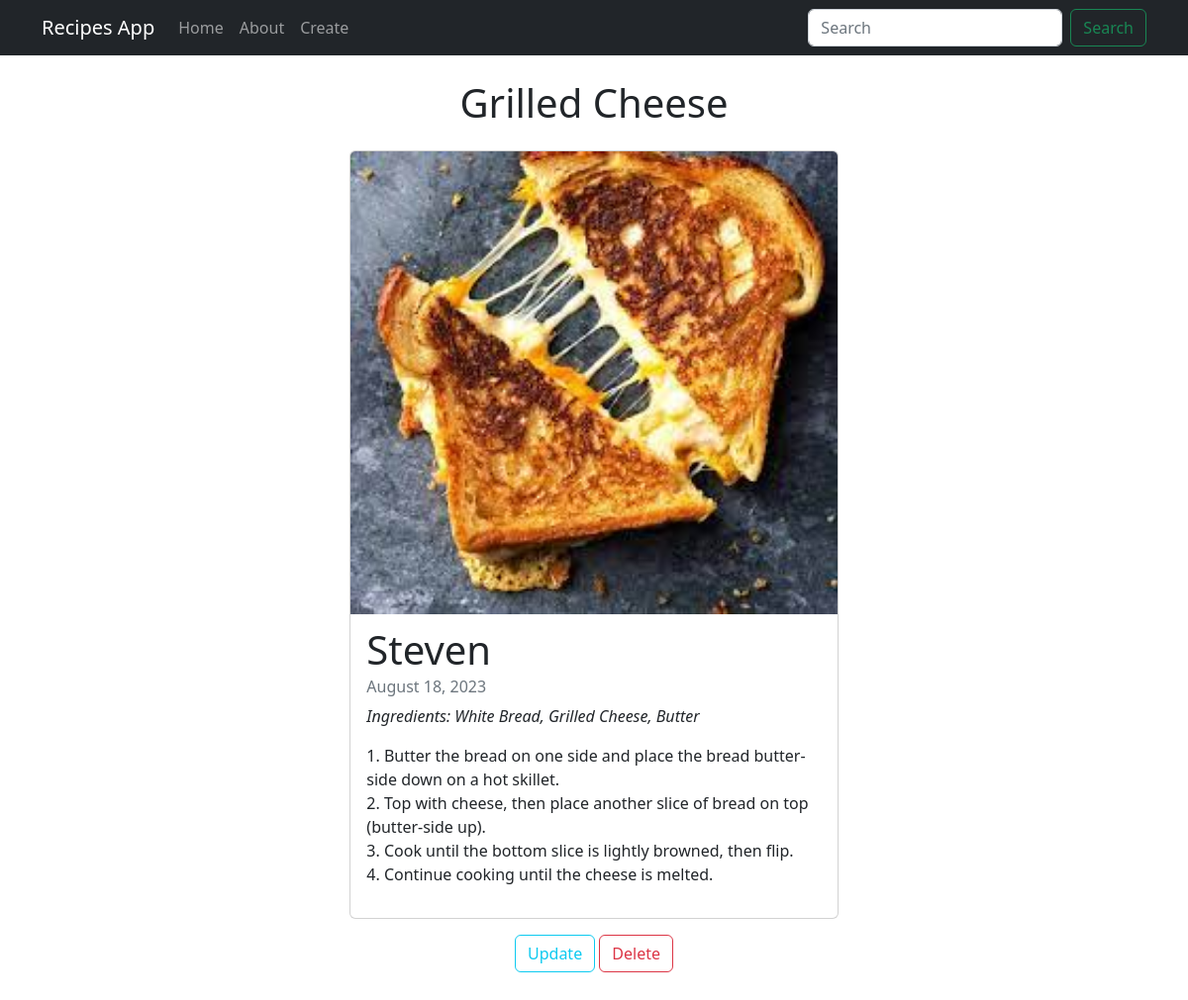
Page /recipe/1/ on the committed database.
### recipes/models.py (models this page shows, shortened)
class Recipe(models.Model):
    title = models.CharField(max_length=100)
    ingredients = models.CharField(max_length=200, default = " ")
    steps = models.TextField()
    img = models.ImageField(upload_to='uploads/', default = "plate.png")
    author = models.ForeignKey(User, on_delete=models.CASCADE)
    created_at = models.DateTimeField(auto_now_add=True)
    updated_at = models.DateTimeField(auto_now=True)

### recipes/views.py (the view)
# urls.py: path("recipe/<int:pk>/", views.RecipeDetailView.as_view(), name = "recipes-detail"),
class RecipeDetailView(DetailView):
    model = models.Recipe
    template_name = "recipes/recipe_detail.html"

### recipes/templates/recipes/recipe_detail.html (shortened to what this page needs)
{% extends "recipes/layout.html" %}
{% block body %}
<h1 class="text-center">{{ object.title }}</h1>
<div class="container my-4">
  <div class="row justify-content-center">
    <div class="col-md-8">
      <div class="card">
        <img class="card-img-top" src="{{ object.img.url }}" alt="Card image cap">
        <div class="card-body">
          <h1 class="card-subtitle mb-2">{{ object.author }}</h1>
          <h6 class="card-subtitle mb-2 text-muted">{{ object.updated_at | date:"F d, Y" }}</h6>
          <p class="card-text mb-2" style="font-style: italic;"> Ingredients: {{ object.ingredients }}</p>
          <p class="card-text font-weight-bold" style="font-weight: bold;">
            {{ object.steps | linebreaks }}
          </p>
        </div>
      </div>
    </div>
  </div>
  <div class="row justify-content-center mt-3">
    <div class="col-4 text-center">
      <a class="btn btn-outline-info" href="{% url 'recipes-update' object.id %}">Update</a>
      <a class="btn btn-outline-danger" href="{% url 'recipes-delete' object.id %}">Delete</a>
    </div>
  </div>
</div>
{% endblock %}

### rows in the picture
Recipe: title "Grilled Cheese", img (picture), author "Steven", updated_at "August 18, 2023", ingredients "White Bread, Grilled Cheese, Butter", steps "1. Butter the bread on one side and place the bread butter-side down on a hot skillet. 2. Top with cheese, then place another slice of bread on top (butter-side up). 3. Cook until the bottom slice is lightly browned, then flip. 4. Continue cooking until the cheese is melted."
